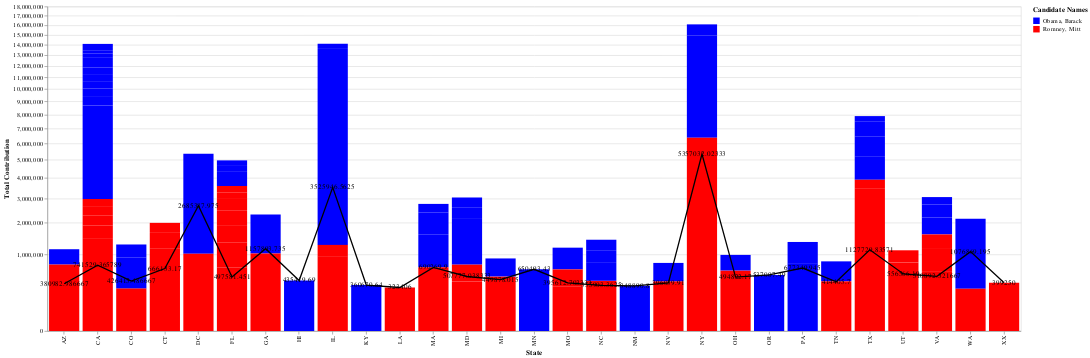

Notebook code cell kept with this figure:
### Markdown cell above
## Task 5.4 Multi View Composition (7.5 points)

So far, you have done some charts using Altair. Sure, the Altair code is smaller and more logical than the corresponding Matplotlib. But it is still not clear why we should use grammar of graphics. In this final task, we will do a simple assignment to answer this.

We are going to create a hybrid chart that is a combination of multiple other charts. It is extremely hard, if not impossible, to do this using traditional methods such as matplotlib. However, you can do this using less than 15 lines of code in Altair. 

Our hybrid chart is an amalgamation of three charts that is constructed using the `sorted_df_grouped_by_nm_st_cty` data frame that we created in the previous task. 
1. The first chart is a traditional stacked bar chart that is drawn for each state where the two stacks are for Obama and Romney.
2. The second is a line chart that shows the average contribution per city.
3. The final is a text  that displays the average contribution per city.

Let us do this step-by-step. 

1. The game plan is to create three different charts and then create a final chart where each of these three charts are `layers`. Create these individual charts and ensure that they are working well individually before combining them.


2. The first layer is for the stacked bar. Create a chart with the name `stacked_bars`. It is a bar chart over `sorted_df_grouped_by_nm_st_cty`. The X-axis is the state while the Y-axis is contribution amount. We will use this chart as the base and use it to control the final chart properties. So, you can use this chart to set the X-axis and Y-axis title. You will also modify it so that Obama and Romney data are colored in blue and red respectively. Finally, the Y-axis is shown in a sqrt scale (another variant of the log-scale). This is needed as some states (such as Texas or California) give much more money than others. So if we draw in normal scale, some of the other charts will look ugly.


3. The second layer is a line chart that is named as `average_line`. Again it operates on `sorted_df_grouped_by_nm_st_cty`. The X-axis is the state while the Y-axis is the average over contribution amount. So if there 4 cities in the list, the aggregate will be a quarter of the sum. You can modify the line properties so that line is black (or your favorite color) and thicker than normal using the `strokeWidth` variable. 


4. The third layer is a text chart that is named as `text`. Of course, calling it a chart is an exaggeration but it fits. It just displays text that is the average amount per state. We can do this individually but it becomes messy. So here we use the a cool trick where we take the `average_line` chart and then modify it to get a new chart. This is a good idea for two reason. First, the average is already computed - so we can just get the value instead of re-computing it. Second, the `average_line` chart already knows the position of the dot mark. So we can use that position to display the text above that dot. Look at the `mark_text`chart type and play with the align and baseline variable. You will encode the text which is the average of the contribution amount.

5. Finally, we will create a layered chart using the following line:

> final_chart = (stacked_bars + average_line + text).properties(title="Multiview Composition FTW")


Hint: Even though this looks too complicated -- believe it or not -- the whole chart can be generated with less than 15 lines. 

You can see a sample plot below. Your plot should look something like or better than this. Pro tip: open the SVG file in a different viewer (e.g. browser) for seeing it in full glory.


![T5.4](resources/t54.svg)

### Code cell
"Write your code here"
stacked_bars = alt.Chart(sorted_df_grouped_by_nm_st_cty).mark_bar().encode(
    x = alt.X("contbr_st", title="State"),
    y = alt.Y("contb_receipt_amt", title="Total Contribution", scale=alt.Scale(type="sqrt")),
    color = alt.Color("cand_nm",
                      scale=alt.Scale(
                        domain=["Obama, Barack", "Romney, Mitt"],
                        range=["Blue", "Red"]
                      ),
                      title="Candidate Names"
                      )
).properties(
  height = 500,
  width = 1500
)

average_line = alt.Chart(sorted_df_grouped_by_nm_st_cty).mark_line().encode(
    x = alt.X("contbr_st", title="State"),
    y = alt.Y("average(contb_receipt_amt)", title="Total Contribution", scale=alt.Scale(type="sqrt")),
    color = alt.value("black")
)

text = alt.Chart(sorted_df_grouped_by_nm_st_cty).mark_text().encode(
    x = alt.X("contbr_st", title="State"),
    y = alt.Y("average(contb_receipt_amt)", title="Total Contribution", scale=alt.Scale(type="sqrt")),
    color = alt.value("black"),
    text=alt.Text("average(contb_receipt_amt)"),
)

stacked_bars + average_line + text

### Figure 1 — Vega specification as saved in the notebook (floating-point values rounded to 4 significant figures)
{"$schema": "https://vega.github.io/schema/vega/v5.json", "data": [{"name": "source_0"}, {"name": "data_0", "values": [{"cand_nm": "Obama, Barack", "contb_receipt_amt_end": 13600000.0, "contb_receipt_amt_start": 1268000.0, "contbr_st": "IL"}, {"cand_nm": "Obama, Barack", "contb_receipt_amt_end": 14920000.0, "contb_receipt_amt_start": 6382000.0, "contbr_st": "NY"}, {"cand_nm": "Romney, Mitt", "contb_receipt_amt_end": 6382000.0, "contb_receipt_amt_start": 0.0, "contbr_st": "NY"}, {"cand_nm": "Obama, Barack", "contb_receipt_amt_end": 5371000.0, "contb_receipt_amt_start": 1022000.0, "contbr_st": "DC"}, {"cand_nm": "Obama, Barack", "contb_receipt_amt_end": 6042000.0, "contb_receipt_amt_start": 2978000.0, "contbr_st": "CA"}, {"cand_nm": "Obama, Barack", "contb_receipt_amt_end": 8680000.0, "contb_receipt_amt_start": 6042000.0, "contbr_st": "CA"}, {"cand_nm": "Romney, Mitt", "contb_receipt_amt_end": 2300000.0, "contb_receipt_amt_start": 0.0, "contbr_st": "TX"}, {"cand_nm": "Obama, Barack", "contb_receipt_amt_end": 2154000.0, "contb_receipt_amt_start": 303500.0, "contbr_st": "WA"}, {"cand_nm": "Obama, Barack", "contb_receipt_amt_end": 2316000.0, "contb_receipt_amt_start": 1026000.0, "contbr_st": "GA"}, {"cand_nm": "Obama, Barack", "contb_receipt_amt_end": 5186000.0, "contb_receipt_amt_start": 3909000.0, "contbr_st": "TX"}, {"cand_nm": "Obama, Barack", "contb_receipt_amt_end": 6452000.0, "contb_receipt_amt_start": 5186000.0, "contbr_st": "TX"}, {"cand_nm": "Romney, Mitt", "contb_receipt_amt_end": 3487000.0, "contb_receipt_amt_start": 2300000.0, "contbr_st": "TX"}, {"cand_nm": "Romney, Mitt", "contb_receipt_amt_end": 1155000.0, "contb_receipt_amt_start": 0.0, "contbr_st": "CT"}, {"cand_nm": "Obama, Barack", "contb_receipt_amt_end": 16070000.0, "contb_receipt_amt_start": 14920000.0, "contbr_st": "NY"}, {"cand_nm": "Obama, Barack", "contb_receipt_amt_end": 7521000.0, "contb_receipt_amt_start": 6452000.0, "contbr_st": "TX"}, {"cand_nm": "Romney, Mitt", "contb_receipt_amt_end": 1026000.0, "contb_receipt_amt_start": 0.0, "contbr_st": "GA"}, {"cand_nm": "Romney, Mitt", "contb_receipt_amt_end": 1022000.0, "contb_receipt_amt_start": 0.0, "contbr_st": "DC"}, {"cand_nm": "Romney, Mitt", "contb_receipt_amt_end": 939500.0, "contb_receipt_amt_start": 0.0, "contbr_st": "IL"}, {"cand_nm": "Romney, Mitt", "contb_receipt_amt_end": 934300.0, "contb_receipt_amt_start": 0.0, "contbr_st": "CA"}, {"cand_nm": "Obama, Barack", "contb_receipt_amt_end": 1602000.0, "contb_receipt_amt_start": 694400.0, "contbr_st": "MA"}, {"cand_nm": "Obama, Barack", "contb_receipt_amt_end": 1574000.0, "contb_receipt_amt_start": 752300.0, "contbr_st": "MD"}, {"cand_nm": "Romney, Mitt", "contb_receipt_amt_end": 803800.0, "contb_receipt_amt_start": 0.0, "contbr_st": "UT"}, {"cand_nm": "Obama, Barack", "contb_receipt_amt_end": 2405000.0, "contb_receipt_amt_start": 1602000.0, "contbr_st": "MA"}, {"cand_nm": "Obama, Barack", "contb_receipt_amt_end": 770400.0, "contb_receipt_amt_start": 0.0, "contbr_st": "PA"}, {"cand_nm": "Obama, Barack", "contb_receipt_amt_end": 4328000.0, "contb_receipt_amt_start": 3593000.0, "contbr_st": "FL"}, {"cand_nm": "Romney, Mitt", "contb_receipt_amt_end": 694400.0, "contb_receipt_amt_start": 0.0, "contbr_st": "MA"}, {"cand_nm": "Romney, Mitt", "contb_receipt_amt_end": 687800.0, "contb_receipt_amt_start": 0.0, "contbr_st": "FL"}, {"cand_nm": "Obama, Barack", "contb_receipt_amt_end": 9365000.0, "contb_receipt_amt_start": 8680000.0, "contbr_st": "CA"}, {"cand_nm": "Obama, Barack", "contb_receipt_amt_end": 10050000.0, "contb_receipt_amt_start": 9365000.0, "contbr_st": "CA"}, {"cand_nm": "Obama, Barack", "contb_receipt_amt_end": 650500.0, "contb_receipt_amt_start": 0.0, "contbr_st": "MN"}, {"cand_nm": "Romney, Mitt", "contb_receipt_amt_end": 1332000.0, "contb_receipt_amt_start": 687800.0, "contbr_st": "FL"}, {"cand_nm": "Romney, Mitt", "contb_receipt_amt_end": 626300.0, "contb_receipt_amt_start": 0.0, "contbr_st": "OH"}, {"cand_nm": "Obama, Barack", "contb_receipt_amt_end": 10670000.0, "contb_receipt_amt_start": 10050000.0, "contbr_st": "CA"}, {"cand_nm": "Obama, Barack", "contb_receipt_amt_end": 2205000.0, "contb_receipt_amt_start": 1594000.0, "contbr_st": "VA"}, {"cand_nm": "Obama, Barack", "contb_receipt_amt_end": 918600.0, "contb_receipt_amt_start": 307300.0, "contbr_st": "CO"}, {"cand_nm": "Obama, Barack", "contb_receipt_amt_end": 11280000.0, "contb_receipt_amt_start": 10670000.0, "contbr_st": "CA"}, {"cand_nm": "Obama, Barack", "contb_receipt_amt_end": 2180000.0, "contb_receipt_amt_start": 1574000.0, "contbr_st": "MD"}, {"cand_nm": "Romney, Mitt", "contb_receipt_amt_end": 596900.0, "contb_receipt_amt_start": 0.0, "contbr_st": "VA"}, {"cand_nm": "Obama, Barack", "contb_receipt_amt_end": 11880000.0, "contb_receipt_amt_start": 11280000.0, "contbr_st": "CA"}, {"cand_nm": "Obama, Barack", "contb_receipt_amt_end": 12460000.0, "contb_receipt_amt_start": 11880000.0, "contbr_st": "CA"}, {"cand_nm": "Obama, Barack", "contb_receipt_amt_end": 1355000.0, "contb_receipt_amt_start": 770400.0, "contbr_st": "PA"}, {"cand_nm": "Romney, Mitt", "contb_receipt_amt_end": 1916000.0, "contb_receipt_amt_start": 1332000.0, "contbr_st": "FL"}, {"cand_nm": "Romney, Mitt", "contb_receipt_amt_end": 1176000.0, "contb_receipt_amt_start": 596900.0, "contbr_st": "VA"}, {"cand_nm": "Romney, Mitt", "contb_receipt_amt_end": 2492000.0, "contb_receipt_amt_start": 1916000.0, "contbr_st": "FL"}, {"cand_nm": "Romney, Mitt", "contb_receipt_amt_end": 1475000.0, "contb_receipt_amt_start": 934300.0, "contbr_st": "CA"}, {"cand_nm": "Obama, Barack", "contb_receipt_amt_end": 1187000.0, "contb_receipt_amt_start": 648000.0, "contbr_st": "MO"}, {"cand_nm": "Obama, Barack", "contb_receipt_amt_end": 537000.0, "contb_receipt_amt_start": 0.0, "contbr_st": "OR"}, {"cand_nm": "Obama, Barack", "contb_receipt_amt_end": 2730000.0, "contb_receipt_amt_start": 2205000.0, "contbr_st": "VA"}, {"cand_nm": "Romney, Mitt", "contb_receipt_amt_end": 1671000.0, "contb_receipt_amt_start": 1155000.0, "contbr_st": "CT"}, {"cand_nm": "Romney, Mitt", "contb_receipt_amt_end": 509400.0, "contb_receipt_amt_start": 0.0, "contbr_st": "MI"}, {"cand_nm": "Obama, Barack", "contb_receipt_amt_end": 14100000.0, "contb_receipt_amt_start": 13600000.0, "contbr_st": "IL"}, {"cand_nm": "Romney, Mitt", "contb_receipt_amt_end": 2980000.0, "contb_receipt_amt_start": 2492000.0, "contbr_st": "FL"}, {"cand_nm": "Obama, Barack", "contb_receipt_amt_end": 2618000.0, "contb_receipt_amt_start": 2180000.0, "contbr_st": "MD"}, {"cand_nm": "Obama, Barack", "contb_receipt_amt_end": 435400.0, "contb_receipt_amt_start": 0.0, "contbr_st": "HI"}, {"cand_nm": "Romney, Mitt", "contb_receipt_amt_end": 431100.0, "contb_receipt_amt_start": 0.0, "contbr_st": "NC"}, {"cand_nm": "Obama, Barack", "contb_receipt_amt_end": 3047000.0, "contb_receipt_amt_start": 2618000.0, "contbr_st": "MD"}, {"cand_nm": "Romney, Mitt", "contb_receipt_amt_end": 424900.0, "contb_receipt_amt_start": 0.0, "contbr_st": "TN"}, {"cand_nm": "Romney, Mitt", "contb_receipt_amt_end": 423700.0, "contb_receipt_amt_start": 0.0, "contbr_st": "NV"}, {"cand_nm": "Romney, Mitt", "contb_receipt_amt_end": 3909000.0, "contb_receipt_amt_start": 3487000.0, "contbr_st": "TX"}, {"cand_nm": "Romney, Mitt", "contb_receipt_amt_end": 1897000.0, "contb_receipt_amt_start": 1475000.0, "contbr_st": "CA"}, {"cand_nm": "Romney, Mitt", "contb_receipt_amt_end": 1594000.0, "contb_receipt_amt_start": 1176000.0, "contbr_st": "VA"}, {"cand_nm": "Romney, Mitt", "contb_receipt_amt_end": 416000.0, "contb_receipt_amt_start": 0.0, "contbr_st": "MD"}, {"cand_nm": "Obama, Barack", "contb_receipt_amt_end": 828800.0, "contb_receipt_amt_start": 424900.0, "contbr_st": "TN"}, {"cand_nm": "Romney, Mitt", "contb_receipt_amt_end": 399200.0, "contb_receipt_amt_start": 0.0, "contbr_st": "XX"}, {"cand_nm": "Romney, Mitt", "contb_receipt_amt_end": 393300.0, "contb_receipt_amt_start": 0.0, "contbr_st": "AZ"}, {"cand_nm": "Romney, Mitt", "contb_receipt_amt_end": 2288000.0, "contb_receipt_amt_start": 1897000.0, "contbr_st": "CA"}, {"cand_nm": "Obama, Barack", "contb_receipt_amt_end": 899800.0, "contb_receipt_amt_start": 509400.0, "contbr_st": "MI"}, {"cand_nm": "Obama, Barack", "contb_receipt_amt_end": 1143000.0, "contb_receipt_amt_start": 753900.0, "contbr_st": "AZ"}, {"cand_nm": "Romney, Mitt", "contb_receipt_amt_end": 2666000.0, "contb_receipt_amt_start": 2288000.0, "contbr_st": "CA"}, {"cand_nm": "Obama, Barack", "contb_receipt_amt_end": 7894000.0, "contb_receipt_amt_start": 7521000.0, "contbr_st": "TX"}, {"cand_nm": "Obama, Barack", "contb_receipt_amt_end": 792100.0, "contb_receipt_amt_start": 423700.0, "contbr_st": "NV"}, {"cand_nm": "Obama, Barack", "contb_receipt_amt_end": 989600.0, "contb_receipt_amt_start": 626300.0, "contbr_st": "OH"}, {"cand_nm": "Obama, Barack", "contb_receipt_amt_end": 793300.0, "contb_receipt_amt_start": 431100.0, "contbr_st": "NC"}, {"cand_nm": "Obama, Barack", "contb_receipt_amt_end": 1279000.0, "contb_receipt_amt_start": 918600.0, "contbr_st": "CO"}, {"cand_nm": "Obama, Barack", "contb_receipt_amt_end": 360700.0, "contb_receipt_amt_start": 0.0, "contbr_st": "KY"}, {"cand_nm": "Romney, Mitt", "contb_receipt_amt_end": 753900.0, "contb_receipt_amt_start": 393300.0, "contbr_st": "AZ"}, {"cand_nm": "Obama, Barack", "contb_receipt_amt_end": 12820000.0, "contb_receipt_amt_start": 12460000.0, "contbr_st": "CA"}, {"cand_nm": "Obama, Barack", "contb_receipt_amt_end": 2761000.0, "contb_receipt_amt_start": 2405000.0, "contbr_st": "MA"}, {"cand_nm": "Obama, Barack", "contb_receipt_amt_end": 348900.0, "contb_receipt_amt_start": 0.0, "contbr_st": "NM"}, {"cand_nm": "Romney, Mitt", "contb_receipt_amt_end": 341800.0, "contb_receipt_amt_start": 0.0, "contbr_st": "MO"}, {"cand_nm": "Romney, Mitt", "contb_receipt_amt_end": 752300.0, "contb_receipt_amt_start": 416000.0, "contbr_st": "MD"}, {"cand_nm": "Obama, Barack", "contb_receipt_amt_end": 3065000.0, "contb_receipt_amt_start": 2730000.0, "contbr_st": "VA"}, {"cand_nm": "Obama, Barack", "contb_receipt_amt_end": 13150000.0, "contb_receipt_amt_start": 12820000.0, "contbr_st": "CA"}, {"cand_nm": "Obama, Barack", "contb_receipt_amt_end": 4657000.0, "contb_receipt_amt_start": 4328000.0, "contbr_st": "FL"}, {"cand_nm": "Romney, Mitt", "contb_receipt_amt_end": 1268000.0, "contb_receipt_amt_start": 939500.0, "contbr_st": "IL"}, {"cand_nm": "Obama, Barack", "contb_receipt_amt_end": 13480000.0, "contb_receipt_amt_start": 13150000.0, "contbr_st": "CA"}, {"cand_nm": "Romney, Mitt", "contb_receipt_amt_end": 1998000.0, "contb_receipt_amt_start": 1671000.0, "contbr_st": "CT"}, {"cand_nm": "Romney, Mitt", "contb_receipt_amt_end": 323400.0, "contb_receipt_amt_start": 0.0, "contbr_st": "LA"}, {"cand_nm": "Obama, Barack", "contb_receipt_amt_end": 1115000.0, "contb_receipt_amt_start": 793300.0, "contbr_st": "NC"}, {"cand_nm": "Obama, Barack", "contb_receipt_amt_end": 4976000.0, "contb_receipt_amt_start": 4657000.0, "contbr_st": "FL"}, {"cand_nm": "Romney, Mitt", "contb_receipt_amt_end": 2978000.0, "contb_receipt_amt_start": 2666000.0, "contbr_st": "CA"}, {"cand_nm": "Romney, Mitt", "contb_receipt_amt_end": 1113000.0, "contb_receipt_amt_start": 803800.0, "contbr_st": "UT"}, {"cand_nm": "Obama, Barack", "contb_receipt_amt_end": 1424000.0, "contb_receipt_amt_start": 1115000.0, "contbr_st": "NC"}, {"cand_nm": "Obama, Barack", "contb_receipt_amt_end": 13780000.0, "contb_receipt_amt_start": 13480000.0, "contbr_st": "CA"}, {"cand_nm": "Romney, Mitt", "contb_receipt_amt_end": 307300.0, "contb_receipt_amt_start": 0.0, "contbr_st": "CO"}, {"cand_nm": "Romney, Mitt", "contb_receipt_amt_end": 3287000.0, "contb_receipt_amt_start": 2980000.0, "contbr_st": "FL"}, {"cand_nm": "Romney, Mitt", "contb_receipt_amt_end": 648000.0, "contb_receipt_amt_start": 341800.0, "contbr_st": "MO"}, {"cand_nm": "Romney, Mitt", "contb_receipt_amt_end": 3593000.0, "contb_receipt_amt_start": 3287000.0, "contbr_st": "FL"}, {"cand_nm": "Obama, Barack", "contb_receipt_amt_end": 14090000.0, "contb_receipt_amt_start": 13780000.0, "contbr_st": "CA"}, {"cand_nm": "Romney, Mitt", "contb_receipt_amt_end": 303500.0, "contb_receipt_amt_start": 0.0, "contbr_st": "WA"}]}, {"name": "data_1", "values": [{"average_contb_receipt_amt": 3526000.0, "contbr_st": "IL"}, {"average_contb_receipt_amt": 5357000.0, "contbr_st": "NY"}, {"average_contb_receipt_amt": 2685000.0, "contbr_st": "DC"}, {"average_contb_receipt_amt": 741500.0, "contbr_st": "CA"}, {"average_contb_receipt_amt": 1128000.0, "contbr_st": "TX"}, {"average_contb_receipt_amt": 1077000.0, "contbr_st": "WA"}, {"average_contb_receipt_amt": 1158000.0, "contbr_st": "GA"}, {"average_contb_receipt_amt": 666100.0, "contbr_st": "CT"}, {"average_contb_receipt_amt": 690300.0, "contbr_st": "MA"}, {"average_contb_receipt_amt": 507800.0, "contbr_st": "MD"}, {"average_contb_receipt_amt": 556600.0, "contbr_st": "UT"}, {"average_contb_receipt_amt": 677300.0, "contbr_st": "PA"}, {"average_contb_receipt_amt": 497600.0, "contbr_st": "FL"}, {"average_contb_receipt_amt": 650500.0, "contbr_st": "MN"}, {"average_contb_receipt_amt": 494800.0, "contbr_st": "OH"}, {"average_contb_receipt_amt": 510900.0, "contbr_st": "VA"}, {"average_contb_receipt_amt": 426400.0, "contbr_st": "CO"}, {"average_contb_receipt_amt": 395600.0, "contbr_st": "MO"}, {"average_contb_receipt_amt": 537000.0, "contbr_st": "OR"}, {"average_contb_receipt_amt": 449900.0, "contbr_st": "MI"}, {"average_contb_receipt_amt": 435400.0, "contbr_st": "HI"}, {"average_contb_receipt_amt": 355900.0, "contbr_st": "NC"}, {"average_contb_receipt_amt": 414400.0, "contbr_st": "TN"}, {"average_contb_receipt_amt": 396000.0, "contbr_st": "NV"}, {"average_contb_receipt_amt": 399200.0, "contbr_st": "XX"}, {"average_contb_receipt_amt": 381000.0, "contbr_st": "AZ"}, {"average_contb_receipt_amt": 360700.0, "contbr_st": "KY"}, {"average_contb_receipt_amt": 348900.0, "contbr_st": "NM"}, {"average_contb_receipt_amt": 323400.0, "contbr_st": "LA"}]}, {"name": "data_2", "values": [{"average_contb_receipt_amt": 3526000.0, "contbr_st": "IL"}, {"average_contb_receipt_amt": 5357000.0, "contbr_st": "NY"}, {"average_contb_receipt_amt": 2685000.0, "contbr_st": "DC"}, {"average_contb_receipt_amt": 741500.0, "contbr_st": "CA"}, {"average_contb_receipt_amt": 1128000.0, "contbr_st": "TX"}, {"average_contb_receipt_amt": 1077000.0, "contbr_st": "WA"}, {"average_contb_receipt_amt": 1158000.0, "contbr_st": "GA"}, {"average_contb_receipt_amt": 666100.0, "contbr_st": "CT"}, {"average_contb_receipt_amt": 690300.0, "contbr_st": "MA"}, {"average_contb_receipt_amt": 507800.0, "contbr_st": "MD"}, {"average_contb_receipt_amt": 556600.0, "contbr_st": "UT"}, {"average_contb_receipt_amt": 677300.0, "contbr_st": "PA"}, {"average_contb_receipt_amt": 497600.0, "contbr_st": "FL"}, {"average_contb_receipt_amt": 650500.0, "contbr_st": "MN"}, {"average_contb_receipt_amt": 494800.0, "contbr_st": "OH"}, {"average_contb_receipt_amt": 510900.0, "contbr_st": "VA"}, {"average_contb_receipt_amt": 426400.0, "contbr_st": "CO"}, {"average_contb_receipt_amt": 395600.0, "contbr_st": "MO"}, {"average_contb_receipt_amt": 537000.0, "contbr_st": "OR"}, {"average_contb_receipt_amt": 449900.0, "contbr_st": "MI"}, {"average_contb_receipt_amt": 435400.0, "contbr_st": "HI"}, {"average_contb_receipt_amt": 355900.0, "contbr_st": "NC"}, {"average_contb_receipt_amt": 414400.0, "contbr_st": "TN"}, {"average_contb_receipt_amt": 396000.0, "contbr_st": "NV"}, {"average_contb_receipt_amt": 399200.0, "contbr_st": "XX"}, {"average_contb_receipt_amt": 381000.0, "contbr_st": "AZ"}, {"average_contb_receipt_amt": 360700.0, "contbr_st": "KY"}, {"average_contb_receipt_amt": 348900.0, "contbr_st": "NM"}, {"average_contb_receipt_amt": 323400.0, "contbr_st": "LA"}]}, {"name": "data_0_x_domain_contbr_st_0", "values": [{"contbr_st": "IL"}, {"contbr_st": "NY"}, {"contbr_st": "DC"}, {"contbr_st": "CA"}, {"contbr_st": "TX"}, {"contbr_st": "WA"}, {"contbr_st": "GA"}, {"contbr_st": "CT"}, {"contbr_st": "MA"}, {"contbr_st": "MD"}, {"contbr_st": "UT"}, {"contbr_st": "PA"}, {"contbr_st": "FL"}, {"contbr_st": "MN"}, {"contbr_st": "OH"}, {"contbr_st": "VA"}, {"contbr_st": "CO"}, {"contbr_st": "MO"}, {"contbr_st": "OR"}, {"contbr_st": "MI"}, {"contbr_st": "HI"}, {"contbr_st": "NC"}, {"contbr_st": "TN"}, {"contbr_st": "NV"}, {"contbr_st": "XX"}, {"contbr_st": "AZ"}, {"contbr_st": "KY"}, {"contbr_st": "NM"}, {"contbr_st": "LA"}]}, {"name": "data_1_x_domain_contbr_st_1", "values": [{"contbr_st": "IL"}, {"contbr_st": "NY"}, {"contbr_st": "DC"}, {"contbr_st": "CA"}, {"contbr_st": "TX"}, {"contbr_st": "WA"}, {"contbr_st": "GA"}, {"contbr_st": "CT"}, {"contbr_st": "MA"}, {"contbr_st": "MD"}, {"contbr_st": "UT"}, {"contbr_st": "PA"}, {"contbr_st": "FL"}, {"contbr_st": "MN"}, {"contbr_st": "OH"}, {"contbr_st": "VA"}, {"contbr_st": "CO"}, {"contbr_st": "MO"}, {"contbr_st": "OR"}, {"contbr_st": "MI"}, {"contbr_st": "HI"}, {"contbr_st": "NC"}, {"contbr_st": "TN"}, {"contbr_st": "NV"}, {"contbr_st": "XX"}, {"contbr_st": "AZ"}, {"contbr_st": "KY"}, {"contbr_st": "NM"}, {"contbr_st": "LA"}]}, {"name": "data_2_x_domain_contbr_st_2", "values": [{"contbr_st": "IL"}, {"contbr_st": "NY"}, {"contbr_st": "DC"}, {"contbr_st": "CA"}, {"contbr_st": "TX"}, {"contbr_st": "WA"}, {"contbr_st": "GA"}, {"contbr_st": "CT"}, {"contbr_st": "MA"}, {"contbr_st": "MD"}, {"contbr_st": "UT"}, {"contbr_st": "PA"}, {"contbr_st": "FL"}, {"contbr_st": "MN"}, {"contbr_st": "OH"}, {"contbr_st": "VA"}, {"contbr_st": "CO"}, {"contbr_st": "MO"}, {"contbr_st": "OR"}, {"contbr_st": "MI"}, {"contbr_st": "HI"}, {"contbr_st": "NC"}, {"contbr_st": "TN"}, {"contbr_st": "NV"}, {"contbr_st": "XX"}, {"contbr_st": "AZ"}, {"contbr_st": "KY"}, {"contbr_st": "NM"}, {"contbr_st": "LA"}]}], "marks": [{"type": "rect", "name": "layer_0_marks", "from": {"data": "data_0"}, "encode": {"update": {"fill": {"field": "cand_nm", "scale": "color"}, "x": {"field": "contbr_st", "scale": "x"}, "width": {"signal": "max(0.25, bandwidth('x'))"}, "y": {"field": "contb_receipt_amt_end", "scale": "y"}, "y2": {"field": "contb_receipt_amt_start", "scale": "y"}}}, "style": ["bar"]}, {"type": "line", "name": "layer_1_marks", "from": {"data": "data_1"}, "sort": {"field": "x"}, "encode": {"update": {"defined": {"signal": "isValid(datum[\"average_contb_receipt_amt\"]) && isFinite(+datum[\"average_contb_receipt_amt\"])"}, "stroke": {"value": "black"}, "x": {"field": "contbr_st", "scale": "x", "band": 0.5}, "y": {"field": "average_contb_receipt_amt", "scale": "y"}}}, "style": ["line"]}, {"type": "text", "name": "layer_2_marks", "from": {"data": "data_2"}, "encode": {"update": {"fill": {"value": "black"}, "y": {"field": "average_contb_receipt_amt", "scale": "y"}, "x": {"field": "contbr_st", "scale": "x", "band": 0.5}, "text": {"signal": "format(datum[\"average_contb_receipt_amt\"], \"\")"}, "align": {"value": "center"}, "baseline": {"value": "middle"}}}, "style": ["text"]}], "scales": [{"name": "x", "type": "band", "domain": {"fields": [{"data": "data_0_x_domain_contbr_st_0", "field": "contbr_st"}, {"data": "data_1_x_domain_contbr_st_1", "field": "contbr_st"}, {"data": "data_2_x_domain_contbr_st_2", "field": "contbr_st"}], "sort": true}, "range": [0, {"signal": "width"}], "paddingOuter": 0.05, "paddingInner": 0.1}, {"name": "y", "type": "sqrt", "domain": {"fields": [{"data": "data_0", "field": "contb_receipt_amt_start"}, {"data": "data_0", "field": "contb_receipt_amt_end"}, {"data": "data_1", "field": "average_contb_receipt_amt"}, {"data": "data_2", "field": "average_contb_receipt_amt"}]}, "range": [{"signal": "height"}, 0], "nice": true, "zero": true}, {"name": "color", "type": "ordinal", "domain": ["Obama, Barack", "Romney, Mitt"], "range": ["Blue", "Red"]}], "axes": [{"scale": "y", "domain": false, "labels": false, "maxExtent": 0, "zindex": 0, "ticks": false, "grid": true, "orient": "left", "gridScale": "x", "tickCount": {"signal": "ceil(height/40)"}, "aria": false, "minExtent": 0}, {"scale": "x", "labelAlign": "right", "labelBaseline": "middle", "title": "State", "orient": "bottom", "grid": false, "labelAngle": 270, "zindex": 0}, {"scale": "y", "zindex": 0, "orient": "left", "grid": false, "title": "Total Contribution", "labelOverlap": true, "tickCount": {"signal": "ceil(height/40)"}}], "height": 500, "style": "cell", "width": 1500, "padding": 5, "legends": [{"title": "Candidate Names", "fill": "color", "symbolType": "square"}], "background": "white"}
